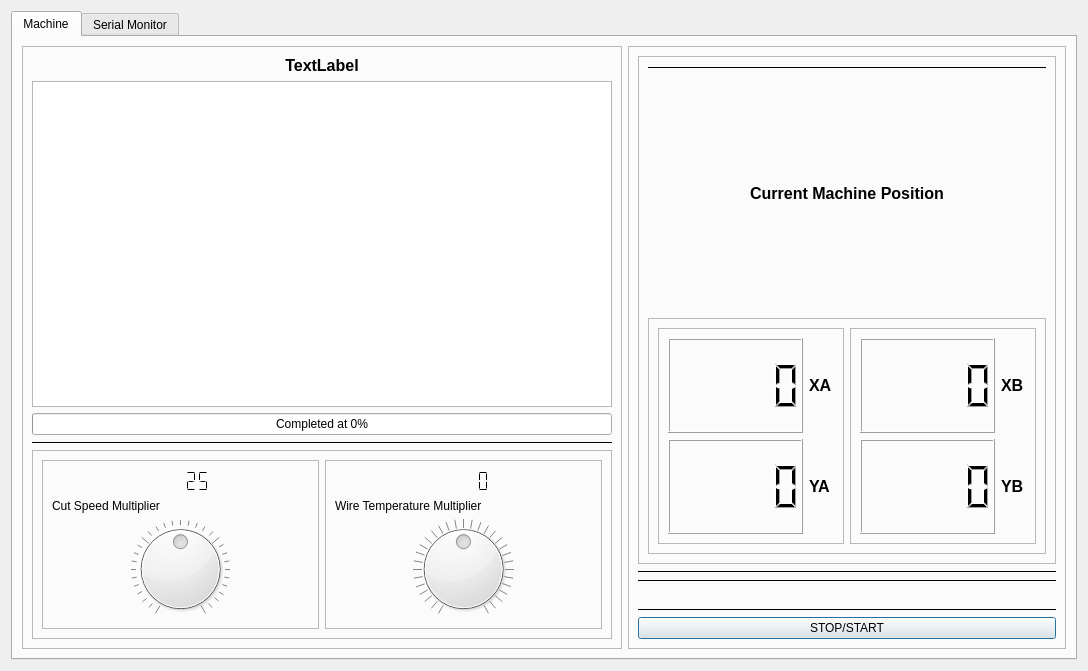
<?xml version="1.0" encoding="UTF-8"?>
<ui version="4.0">
 <class>Dialog</class>
 <widget class="QDialog" name="Dialog">
  <property name="windowModality">
   <enum>Qt::WindowModal</enum>
  </property>
  <property name="geometry">
   <rect>
    <x>0</x>
    <y>0</y>
    <width>1088</width>
    <height>671</height>
   </rect>
  </property>
  <property name="windowTitle">
   <string>NiCr Machine Control Panel</string>
  </property>
  <property name="windowIcon">
   <iconset>
    <normaloff>../icons/WorkbenchIcon.svg</normaloff>../icons/WorkbenchIcon.svg</iconset>
  </property>
  <property name="modal">
   <bool>true</bool>
  </property>
  <layout class="QHBoxLayout" name="horizontalLayout_5">
   <item>
    <widget class="QTabWidget" name="tabWidget">
     <property name="currentIndex">
      <number>0</number>
     </property>
     <widget class="QWidget" name="tab">
      <attribute name="title">
       <string>Machine</string>
      </attribute>
      <layout class="QHBoxLayout" name="horizontalLayout_7">
       <item>
        <widget class="QFrame" name="frame_2">
         <property name="maximumSize">
          <size>
           <width>600</width>
           <height>16777215</height>
          </size>
         </property>
         <property name="frameShape">
          <enum>QFrame::StyledPanel</enum>
         </property>
         <property name="frameShadow">
          <enum>QFrame::Raised</enum>
         </property>
         <layout class="QVBoxLayout" name="verticalLayout">
          <item>
           <widget class="QLabel" name="lbl_program_name">
            <property name="font">
             <font>
              <pointsize>12</pointsize>
              <weight>75</weight>
              <bold>true</bold>
             </font>
            </property>
            <property name="text">
             <string>TextLabel</string>
            </property>
            <property name="alignment">
             <set>Qt::AlignCenter</set>
            </property>
           </widget>
          </item>
          <item>
           <widget class="QListWidget" name="listWidget_commands"/>
          </item>
          <item>
           <widget class="QProgressBar" name="progressBar_completed">
            <property name="value">
             <number>0</number>
            </property>
            <property name="format">
             <string>Completed at %p%</string>
            </property>
           </widget>
          </item>
          <item>
           <widget class="Line" name="line_5">
            <property name="frameShadow">
             <enum>QFrame::Plain</enum>
            </property>
            <property name="orientation">
             <enum>Qt::Horizontal</enum>
            </property>
           </widget>
          </item>
          <item>
           <widget class="QFrame" name="frame_4">
            <property name="frameShape">
             <enum>QFrame::StyledPanel</enum>
            </property>
            <property name="frameShadow">
             <enum>QFrame::Raised</enum>
            </property>
            <layout class="QHBoxLayout" name="horizontalLayout">
             <item>
              <widget class="QFrame" name="frame">
               <property name="frameShape">
                <enum>QFrame::StyledPanel</enum>
               </property>
               <property name="frameShadow">
                <enum>QFrame::Raised</enum>
               </property>
               <layout class="QVBoxLayout" name="verticalLayout_2">
                <item>
                 <widget class="QLCDNumber" name="lcdNumber">
                  <property name="font">
                   <font>
                    <weight>75</weight>
                    <bold>true</bold>
                   </font>
                  </property>
                  <property name="frameShape">
                   <enum>QFrame::NoFrame</enum>
                  </property>
                  <property name="frameShadow">
                   <enum>QFrame::Plain</enum>
                  </property>
                  <property name="lineWidth">
                   <number>1</number>
                  </property>
                  <property name="smallDecimalPoint">
                   <bool>true</bool>
                  </property>
                  <property name="segmentStyle">
                   <enum>QLCDNumber::Flat</enum>
                  </property>
                  <property name="intValue" stdset="0">
                   <number>25</number>
                  </property>
                 </widget>
                </item>
                <item>
                 <widget class="QLabel" name="label_6">
                  <property name="text">
                   <string>Cut Speed Multiplier</string>
                  </property>
                  <property name="textFormat">
                   <enum>Qt::AutoText</enum>
                  </property>
                 </widget>
                </item>
                <item>
                 <widget class="QDial" name="dial_speed">
                  <property name="font">
                   <font>
                    <weight>50</weight>
                    <bold>false</bold>
                   </font>
                  </property>
                  <property name="focusPolicy">
                   <enum>Qt::WheelFocus</enum>
                  </property>
                  <property name="autoFillBackground">
                   <bool>false</bool>
                  </property>
                  <property name="minimum">
                   <number>-15</number>
                  </property>
                  <property name="maximum">
                   <number>15</number>
                  </property>
                  <property name="singleStep">
                   <number>1</number>
                  </property>
                  <property name="pageStep">
                   <number>10</number>
                  </property>
                  <property name="invertedAppearance">
                   <bool>false</bool>
                  </property>
                  <property name="invertedControls">
                   <bool>false</bool>
                  </property>
                  <property name="wrapping">
                   <bool>false</bool>
                  </property>
                  <property name="notchTarget">
                   <double>1.700000000000000</double>
                  </property>
                  <property name="notchesVisible">
                   <bool>true</bool>
                  </property>
                 </widget>
                </item>
               </layout>
              </widget>
             </item>
             <item>
              <widget class="QFrame" name="frame_3">
               <property name="frameShape">
                <enum>QFrame::StyledPanel</enum>
               </property>
               <property name="frameShadow">
                <enum>QFrame::Raised</enum>
               </property>
               <layout class="QVBoxLayout" name="verticalLayout_3">
                <item>
                 <widget class="QLCDNumber" name="lcdNumber_2">
                  <property name="font">
                   <font>
                    <weight>75</weight>
                    <bold>true</bold>
                   </font>
                  </property>
                  <property name="frameShape">
                   <enum>QFrame::NoFrame</enum>
                  </property>
                  <property name="segmentStyle">
                   <enum>QLCDNumber::Flat</enum>
                  </property>
                 </widget>
                </item>
                <item>
                 <widget class="QLabel" name="label_7">
                  <property name="text">
                   <string>Wire Temperature Multiplier</string>
                  </property>
                  <property name="textFormat">
                   <enum>Qt::AutoText</enum>
                  </property>
                 </widget>
                </item>
                <item>
                 <widget class="QDial" name="dial_temp">
                  <property name="font">
                   <font>
                    <weight>50</weight>
                    <bold>false</bold>
                   </font>
                  </property>
                  <property name="focusPolicy">
                   <enum>Qt::WheelFocus</enum>
                  </property>
                  <property name="autoFillBackground">
                   <bool>false</bool>
                  </property>
                  <property name="minimum">
                   <number>-15</number>
                  </property>
                  <property name="maximum">
                   <number>15</number>
                  </property>
                  <property name="singleStep">
                   <number>1</number>
                  </property>
                  <property name="pageStep">
                   <number>1</number>
                  </property>
                  <property name="sliderPosition">
                   <number>0</number>
                  </property>
                  <property name="tracking">
                   <bool>false</bool>
                  </property>
                  <property name="orientation">
                   <enum>Qt::Horizontal</enum>
                  </property>
                  <property name="invertedAppearance">
                   <bool>false</bool>
                  </property>
                  <property name="invertedControls">
                   <bool>false</bool>
                  </property>
                  <property name="wrapping">
                   <bool>false</bool>
                  </property>
                  <property name="notchTarget">
                   <double>1.700000000000000</double>
                  </property>
                  <property name="notchesVisible">
                   <bool>true</bool>
                  </property>
                 </widget>
                </item>
               </layout>
              </widget>
             </item>
            </layout>
            <zorder>frame_3</zorder>
            <zorder>frame</zorder>
           </widget>
          </item>
         </layout>
        </widget>
       </item>
       <item>
        <widget class="QFrame" name="frame_12">
         <property name="frameShape">
          <enum>QFrame::StyledPanel</enum>
         </property>
         <property name="frameShadow">
          <enum>QFrame::Raised</enum>
         </property>
         <layout class="QVBoxLayout" name="verticalLayout_6">
          <item>
           <widget class="QFrame" name="frame_8">
            <property name="frameShape">
             <enum>QFrame::StyledPanel</enum>
            </property>
            <property name="frameShadow">
             <enum>QFrame::Raised</enum>
            </property>
            <layout class="QVBoxLayout" name="verticalLayout_4">
             <item>
              <widget class="Line" name="line_7">
               <property name="frameShadow">
                <enum>QFrame::Plain</enum>
               </property>
               <property name="orientation">
                <enum>Qt::Horizontal</enum>
               </property>
              </widget>
             </item>
             <item>
              <widget class="QLabel" name="label_5">
               <property name="font">
                <font>
                 <pointsize>12</pointsize>
                 <weight>75</weight>
                 <bold>true</bold>
                </font>
               </property>
               <property name="frameShadow">
                <enum>QFrame::Plain</enum>
               </property>
               <property name="text">
                <string>Current Machine Position</string>
               </property>
               <property name="alignment">
                <set>Qt::AlignCenter</set>
               </property>
              </widget>
             </item>
             <item>
              <widget class="QFrame" name="frame_6">
               <property name="frameShape">
                <enum>QFrame::StyledPanel</enum>
               </property>
               <property name="frameShadow">
                <enum>QFrame::Raised</enum>
               </property>
               <layout class="QHBoxLayout" name="horizontalLayout_2">
                <item>
                 <widget class="QFrame" name="frame_5">
                  <property name="frameShape">
                   <enum>QFrame::StyledPanel</enum>
                  </property>
                  <property name="frameShadow">
                   <enum>QFrame::Raised</enum>
                  </property>
                  <layout class="QGridLayout" name="gridLayout_2">
                   <item row="0" column="0">
                    <widget class="QLCDNumber" name="lcdNumber_3"/>
                   </item>
                   <item row="0" column="1">
                    <widget class="QLabel" name="label">
                     <property name="maximumSize">
                      <size>
                       <width>25</width>
                       <height>16777215</height>
                      </size>
                     </property>
                     <property name="font">
                      <font>
                       <pointsize>12</pointsize>
                       <weight>75</weight>
                       <bold>true</bold>
                      </font>
                     </property>
                     <property name="text">
                      <string>XA</string>
                     </property>
                    </widget>
                   </item>
                   <item row="1" column="0">
                    <widget class="QLCDNumber" name="lcdNumber_4"/>
                   </item>
                   <item row="1" column="1">
                    <widget class="QLabel" name="label_2">
                     <property name="maximumSize">
                      <size>
                       <width>25</width>
                       <height>16777215</height>
                      </size>
                     </property>
                     <property name="font">
                      <font>
                       <pointsize>12</pointsize>
                       <weight>75</weight>
                       <bold>true</bold>
                      </font>
                     </property>
                     <property name="text">
                      <string>YA</string>
                     </property>
                    </widget>
                   </item>
                  </layout>
                 </widget>
                </item>
                <item>
                 <widget class="QFrame" name="frame_7">
                  <property name="frameShape">
                   <enum>QFrame::StyledPanel</enum>
                  </property>
                  <property name="frameShadow">
                   <enum>QFrame::Raised</enum>
                  </property>
                  <layout class="QGridLayout" name="gridLayout">
                   <item row="0" column="1">
                    <widget class="QLabel" name="label_4">
                     <property name="maximumSize">
                      <size>
                       <width>25</width>
                       <height>16777215</height>
                      </size>
                     </property>
                     <property name="font">
                      <font>
                       <pointsize>12</pointsize>
                       <weight>75</weight>
                       <bold>true</bold>
                      </font>
                     </property>
                     <property name="text">
                      <string>XB</string>
                     </property>
                    </widget>
                   </item>
                   <item row="1" column="1">
                    <widget class="QLabel" name="label_3">
                     <property name="maximumSize">
                      <size>
                       <width>25</width>
                       <height>16777215</height>
                      </size>
                     </property>
                     <property name="font">
                      <font>
                       <pointsize>12</pointsize>
                       <weight>75</weight>
                       <bold>true</bold>
                      </font>
                     </property>
                     <property name="text">
                      <string>YB</string>
                     </property>
                    </widget>
                   </item>
                   <item row="0" column="0">
                    <widget class="QLCDNumber" name="lcdNumber_5"/>
                   </item>
                   <item row="1" column="0">
                    <widget class="QLCDNumber" name="lcdNumber_6"/>
                   </item>
                  </layout>
                 </widget>
                </item>
               </layout>
              </widget>
             </item>
            </layout>
           </widget>
          </item>
          <item>
           <widget class="Line" name="line">
            <property name="frameShadow">
             <enum>QFrame::Plain</enum>
            </property>
            <property name="orientation">
             <enum>Qt::Horizontal</enum>
            </property>
           </widget>
          </item>
          <item>
           <widget class="Line" name="line_6">
            <property name="frameShadow">
             <enum>QFrame::Plain</enum>
            </property>
            <property name="orientation">
             <enum>Qt::Horizontal</enum>
            </property>
           </widget>
          </item>
          <item>
           <spacer name="verticalSpacer">
            <property name="orientation">
             <enum>Qt::Vertical</enum>
            </property>
            <property name="sizeType">
             <enum>QSizePolicy::Preferred</enum>
            </property>
            <property name="sizeHint" stdset="0">
             <size>
              <width>20</width>
              <height>20</height>
             </size>
            </property>
           </spacer>
          </item>
          <item>
           <widget class="Line" name="line_2">
            <property name="frameShadow">
             <enum>QFrame::Plain</enum>
            </property>
            <property name="lineWidth">
             <number>1</number>
            </property>
            <property name="orientation">
             <enum>Qt::Horizontal</enum>
            </property>
           </widget>
          </item>
          <item>
           <widget class="QPushButton" name="btn_startstop">
            <property name="text">
             <string>STOP/START</string>
            </property>
           </widget>
          </item>
         </layout>
        </widget>
       </item>
      </layout>
     </widget>
     <widget class="QWidget" name="tab_2">
      <attribute name="title">
       <string>Serial Monitor</string>
      </attribute>
      <layout class="QHBoxLayout" name="horizontalLayout_8">
       <item>
        <widget class="QFrame" name="frame_14">
         <property name="frameShape">
          <enum>QFrame::StyledPanel</enum>
         </property>
         <property name="frameShadow">
          <enum>QFrame::Raised</enum>
         </property>
         <layout class="QVBoxLayout" name="verticalLayout_7">
          <item>
           <widget class="QFrame" name="frame_13">
            <property name="frameShape">
             <enum>QFrame::StyledPanel</enum>
            </property>
            <property name="frameShadow">
             <enum>QFrame::Raised</enum>
            </property>
            <layout class="QHBoxLayout" name="horizontalLayout_6">
             <item>
              <widget class="QLineEdit" name="lineEdit_serial_command"/>
             </item>
             <item>
              <widget class="QPushButton" name="btn_send_serial_command">
               <property name="text">
                <string>send</string>
               </property>
              </widget>
             </item>
            </layout>
           </widget>
          </item>
          <item>
           <widget class="QTextBrowser" name="textBrowser_serial_response"/>
          </item>
         </layout>
        </widget>
       </item>
       <item>
        <widget class="QFrame" name="frame_11">
         <property name="frameShape">
          <enum>QFrame::StyledPanel</enum>
         </property>
         <property name="frameShadow">
          <enum>QFrame::Raised</enum>
         </property>
         <layout class="QVBoxLayout" name="verticalLayout_5">
          <item>
           <widget class="QLabel" name="label_9">
            <property name="font">
             <font>
              <pointsize>12</pointsize>
              <weight>75</weight>
              <bold>true</bold>
              <underline>false</underline>
             </font>
            </property>
            <property name="autoFillBackground">
             <bool>false</bool>
            </property>
            <property name="text">
             <string>Serial Communication</string>
            </property>
            <property name="alignment">
             <set>Qt::AlignCenter</set>
            </property>
           </widget>
          </item>
          <item>
           <widget class="QFrame" name="frame_9">
            <property name="frameShape">
             <enum>QFrame::NoFrame</enum>
            </property>
            <property name="frameShadow">
             <enum>QFrame::Raised</enum>
            </property>
            <property name="lineWidth">
             <number>0</number>
            </property>
            <layout class="QHBoxLayout" name="horizontalLayout_3">
             <item>
              <widget class="QLabel" name="label_10">
               <property name="maximumSize">
                <size>
                 <width>60</width>
                 <height>16777215</height>
                </size>
               </property>
               <property name="font">
                <font>
                 <pointsize>9</pointsize>
                </font>
               </property>
               <property name="text">
                <string>Serial Port</string>
               </property>
              </widget>
             </item>
             <item>
              <widget class="QLabel" name="lb_serial_adress">
               <property name="font">
                <font>
                 <weight>75</weight>
                 <bold>true</bold>
                </font>
               </property>
               <property name="frameShape">
                <enum>QFrame::Panel</enum>
               </property>
               <property name="frameShadow">
                <enum>QFrame::Plain</enum>
               </property>
               <property name="lineWidth">
                <number>1</number>
               </property>
               <property name="midLineWidth">
                <number>5</number>
               </property>
               <property name="text">
                <string>lol</string>
               </property>
               <property name="textFormat">
                <enum>Qt::LogText</enum>
               </property>
               <property name="alignment">
                <set>Qt::AlignCenter</set>
               </property>
              </widget>
             </item>
            </layout>
           </widget>
          </item>
          <item>
           <widget class="QFrame" name="frame_10">
            <property name="frameShape">
             <enum>QFrame::StyledPanel</enum>
            </property>
            <property name="frameShadow">
             <enum>QFrame::Raised</enum>
            </property>
            <layout class="QHBoxLayout" name="horizontalLayout_4">
             <item>
              <widget class="QLabel" name="label_12">
               <property name="maximumSize">
                <size>
                 <width>100</width>
                 <height>16777215</height>
                </size>
               </property>
               <property name="font">
                <font>
                 <pointsize>9</pointsize>
                </font>
               </property>
               <property name="text">
                <string>Serial Port Status:</string>
               </property>
               <property name="alignment">
                <set>Qt::AlignCenter</set>
               </property>
              </widget>
             </item>
             <item>
              <widget class="QLabel" name="lb_serial_status">
               <property name="font">
                <font>
                 <weight>75</weight>
                 <italic>false</italic>
                 <bold>true</bold>
                 <underline>false</underline>
                 <kerning>true</kerning>
                </font>
               </property>
               <property name="layoutDirection">
                <enum>Qt::RightToLeft</enum>
               </property>
               <property name="frameShape">
                <enum>QFrame::NoFrame</enum>
               </property>
               <property name="frameShadow">
                <enum>QFrame::Plain</enum>
               </property>
               <property name="text">
                <string>non connected</string>
               </property>
               <property name="alignment">
                <set>Qt::AlignLeading|Qt::AlignLeft|Qt::AlignVCenter</set>
               </property>
              </widget>
             </item>
             <item>
              <widget class="QPushButton" name="btn_refresh">
               <property name="maximumSize">
                <size>
                 <width>50</width>
                 <height>16777215</height>
                </size>
               </property>
               <property name="text">
                <string>refresh</string>
               </property>
              </widget>
             </item>
            </layout>
           </widget>
          </item>
          <item>
           <spacer name="verticalSpacer_2">
            <property name="orientation">
             <enum>Qt::Vertical</enum>
            </property>
            <property name="sizeHint" stdset="0">
             <size>
              <width>20</width>
              <height>40</height>
             </size>
            </property>
           </spacer>
          </item>
         </layout>
        </widget>
       </item>
      </layout>
     </widget>
    </widget>
   </item>
  </layout>
 </widget>
 <resources/>
 <connections/>
</ui>
